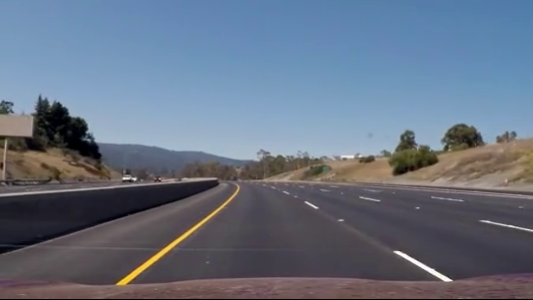
//> input picture F458/dsp/ccs_backup1/sunggu/mysample.jpg, 533 x 300 px
$ ./mytest   (built with g++ and OpenCV 4)
//> lines starting //> are read from the running program, lines starting //| are printed output that depends on the picture; after the words box and inside, x2 and y2 are one past the last pixel; in counts of white or black regions, pixels touching at a corner belong together
#include <opencv2/highgui/highgui.hpp>
#include <opencv2/opencv.hpp>
#include <iostream>
#include <stdio.h>

using namespace cv;
using namespace std;

int main(int argc, char **argv)
{
    Mat img = imread("mysample.jpg", -1);
//> img is the input picture: 300 rows x 533 cols, CV_8UC3; mean B, G, R 130.3, 113.6, 102.5

    if(img.empty())
        return -1;
#if 1
    Mat myclear;
    Point anchor2 = Point(-1,-1);
    Mat kernel2 = Mat(3, 3, CV_32F, Scalar(0));

    kernel2.at<float>(1,1) = 5;
    kernel2.at<float>(0,1) = -1;
    kernel2.at<float>(2,1) = -1;
    kernel2.at<float>(1,0) = -1;
    kernel2.at<float>(1,2) = -1;

    filter2D(img, myclear, -1, kernel2, anchor2, 0, BORDER_DEFAULT);
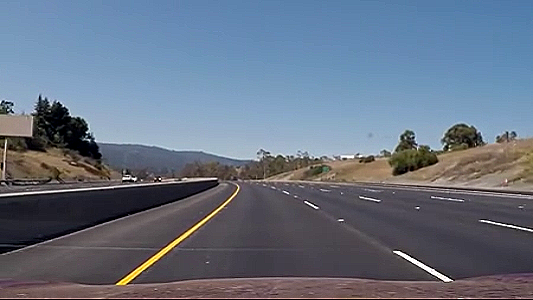
//> myclear: 300 rows x 533 cols, CV_8UC3; mean B, G, R 130.6, 113.9, 102.7
#endif
    Mat blur;
    GaussianBlur(myclear, blur, Size(9,9),0,0);
//    GaussianBlur(img, blur, Size(9,9),0,0);

#if 1
    Mat gray;
    cvtColor(blur, gray, COLOR_BGR2GRAY);
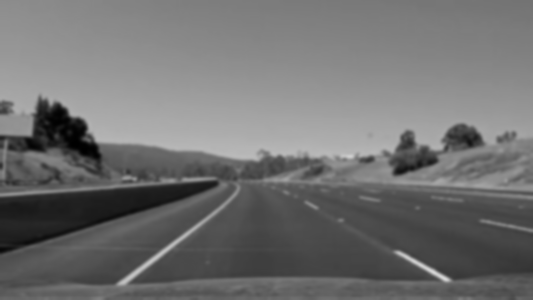
//> gray: 300 rows x 533 cols, CV_8UC1; min 0, max 214, mean 112.6
#endif

#if 1
    Mat thresholder;
    threshold(gray, thresholder, 120, 255, THRESH_BINARY);
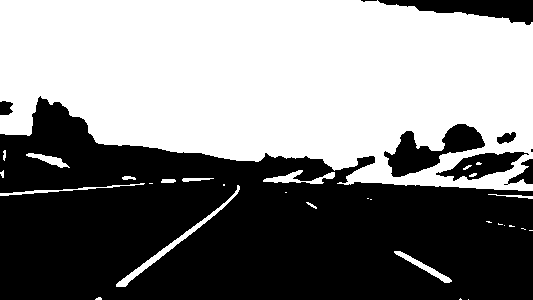
//> thresholder: 300 rows x 533 cols, CV_8UC1; 50.7% white; 9 black regions (2 under 20 px), largest, box (x1, y1, x2, y2) and area: (0, 96, 533, 300) 72506, (384, 124, 485, 177) 2314, (378, 0, 533, 25) 2035
#endif

#if 0
    Mat cani;
//    Canny(gray, cani, 80, 160, 3);
    Canny(blur, cani, 80, 160, 3);
#endif


#if 1
    Mat f2d;
    Point anchor = Point(-1,-1);
    Mat kernel = Mat(1, 3, CV_32F);

    kernel.at<float>(0,0) = -1;
    kernel.at<float>(0,1) = 0;
    kernel.at<float>(0,2) = 1;

    filter2D(thresholder, f2d, -1, kernel, anchor, 0, BORDER_DEFAULT);
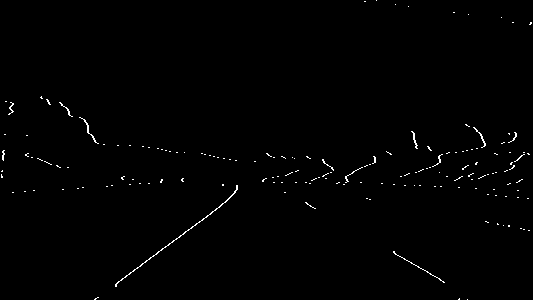
//> f2d: 300 rows x 533 cols, CV_8UC1; 0.7% white in thin lines or dots
#endif

#if 1
    Mat bi_and;
    Mat mask = Mat::zeros(f2d.size(), f2d.type());
//    Mat mask = Mat::zeros(cani.size(), cani.type());
    Point pts[4] ={
                   Point(0, 190),
                   Point(533, 190),
                   Point(533, 300),
                   Point(0, 300),
    };

    fillConvexPoly(mask, pts, 4, Scalar(255, 0, 0));
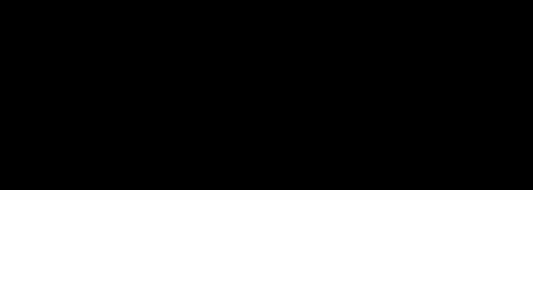
//> mask: 300 rows x 533 cols, CV_8UC1; 36.7% white; 1 white region, box (x1, y1, x2, y2) and area: (0, 190, 533, 300) 58630
    bitwise_and(f2d, mask, bi_and);
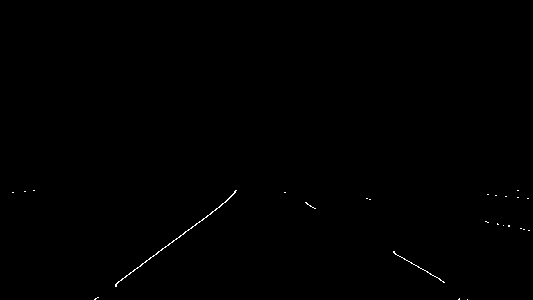
//> bi_and: 300 rows x 533 cols, CV_8UC1; 0.2% white in thin lines or dots, all inside (x1, y1, x2, y2) = (12, 190, 530, 300)
//    bitwise_and(cani, mask, bi_and);

    vector<Vec4i> lines;
    HoughLinesP(bi_and, lines, 1, CV_PI/180, 20, 20, 30);
//> lines = 4 lines (x1, y1, x2, y2): [95, 299, 231, 196], [394, 253, 444, 282], [115, 285, 227, 200], [393, 252, 439, 278]


    for( int i=0; i<lines.size(); i++ )
     {
         Vec4i L = lines[i];
         line(img, Point(L[0],L[1]), Point(L[2],L[3]),
              Scalar(0,0,255), 2, LINE_AA );
     }
//> this loop made 4 passes
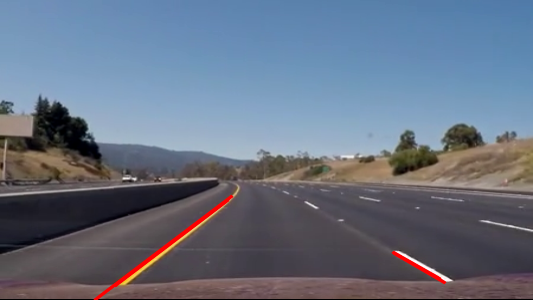
//> img: 300 rows x 533 cols, CV_8UC3; 0.76% of pixels changed, all inside (x1, y1, x2, y2) = (93, 194, 447, 300)
#endif


    imwrite("myline_plot.jpg", img);
    imwrite("mytbi_and4.jpg", bi_and);

    imshow("myline_plot", img);
    imshow("my_bi_and", bi_and);

    waitKey(0);

    destroyWindow("myline_plot");
    destroyWindow("my_bi_and");

    return 0;
}
